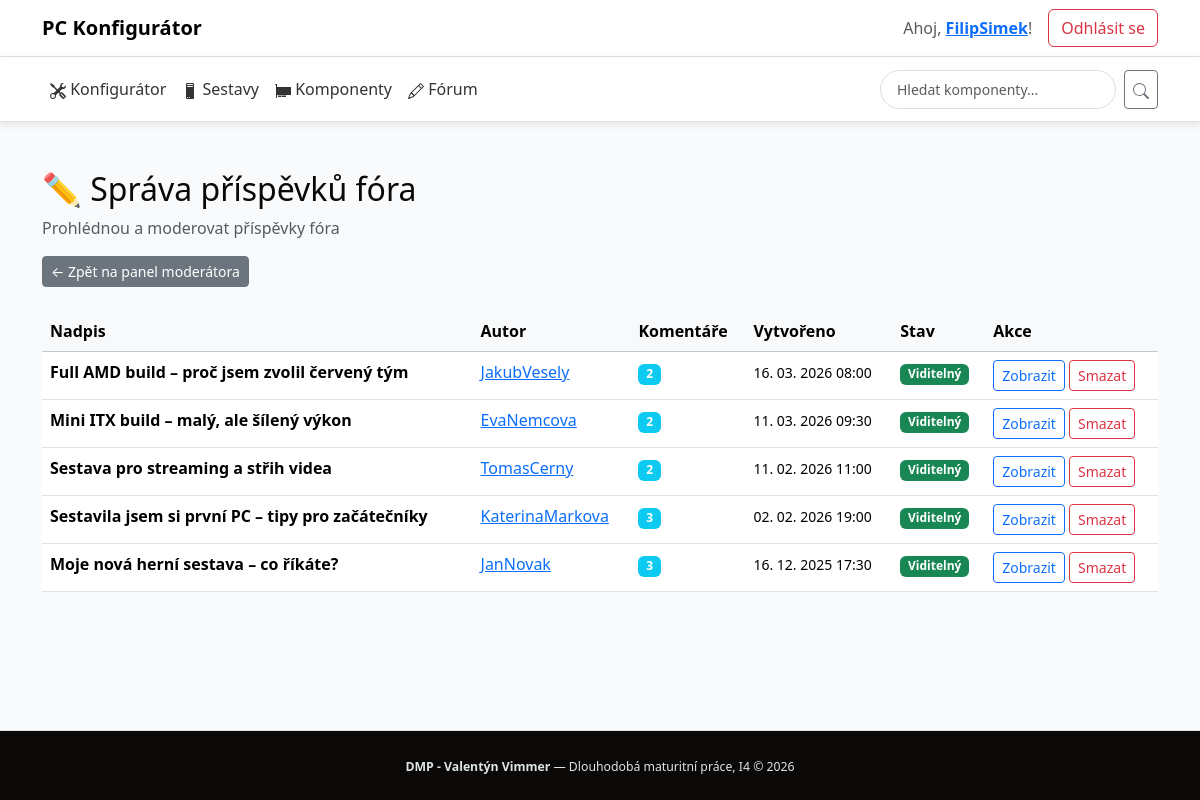
The page /public/moderator/manage_posts.php (signed in) on the database its author committed.
### tables this page shows
CREATE TABLE `forum_posts` (
  `id` int(10) UNSIGNED NOT NULL,
  `userId` int(10) UNSIGNED NOT NULL,
  `buildId` int(10) UNSIGNED DEFAULT NULL,
  `title` varchar(255) NOT NULL,
  `content` text NOT NULL,
  `isVisible` tinyint(1) DEFAULT 1,
  `createdAt` timestamp NOT NULL DEFAULT current_timestamp(),
  `updatedAt` timestamp NOT NULL DEFAULT current_timestamp() ON UPDATE current_timestamp()
);

CREATE TABLE `users` (
  `id` int(10) UNSIGNED NOT NULL,
  `username` varchar(255) NOT NULL,
  `email` varchar(255) NOT NULL,
  `email_verified` tinyint(1) NOT NULL DEFAULT 0,
  `verification_token` varchar(255) DEFAULT NULL,
  `verification_token_expires` datetime DEFAULT NULL,
  `password_reset_token` varchar(255) DEFAULT NULL,
  `password_reset_token_expires` datetime DEFAULT NULL,
  `password` varchar(255) NOT NULL,
  `subscription` tinyint(3) NOT NULL,
  `roleId` int(10) UNSIGNED NOT NULL,
  `is_banned` tinyint(1) DEFAULT 0,
  `bannedAt` timestamp NULL DEFAULT NULL,
  `banReason` text DEFAULT NULL,
  `bannedBy` int(10) UNSIGNED DEFAULT NULL,
  `createdAt` timestamp NOT NULL DEFAULT current_timestamp(),
  `updatedAt` timestamp NULL DEFAULT current_timestamp()
);

### public/moderator/manage_posts.php (the view, shortened to what this page needs)
<?php
require_once(__DIR__ . '/../../db/connection.php');
try {
    $stmt = $pdo->prepare('
        SELECT fp.id, fp.title, fp.content, fp.buildId, fp.isVisible,
               fp.createdAt, fp.updatedAt, u.username as authorUsername, u.id as userId,
               (SELECT COUNT(*) FROM forum_comments WHERE postId = fp.id AND isVisible = TRUE) as commentCount
        FROM forum_posts fp
        JOIN users u ON fp.userId = u.id
        WHERE fp.isVisible = TRUE
        ORDER BY fp.createdAt DESC
        LIMIT 100
    ');
    $stmt->execute();
    $posts = $stmt->fetchAll(PDO::FETCH_ASSOC);
} catch (Exception $e) {
    error_log("Manage posts error: " . $e->getMessage());
    $posts = [];
}
?>
<!DOCTYPE html>
<html lang="cs">
<head>
    <link href="https://cdn.jsdelivr.net/npm/bootstrap@5.3.3/dist/css/bootstrap.min.css" rel="stylesheet">
    <link rel="stylesheet" href="/dmp/assets/css/style.css">
</head>
<body>
<?php include_once('../../includes/navbar.php'); ?>
<div class="container py-5">
    <div class="mb-4">
        <h2>✏️ Správa příspěvků fóra</h2>
        <p class="text-muted">Prohlédnou a moderovat příspěvky fóra</p>
        <a href="/dmp/public/moderator/index.php" class="btn btn-secondary btn-sm">← Zpět na panel moderátora</a>
    </div>
    <?php if (empty($posts)): ?>
        <div class="alert alert-info">
            Žádné příspěvky nenalezeny.
        </div>
    <?php else: ?>
        <div class="table-responsive">
            <table class="table table-hover">
                <thead class="table-light">
                    <tr>
                        <th>Nadpis</th>
                        <th>Autor</th>
                        <th>Komentáře</th>
                        <th>Vytvořeno</th>
                        <th>Stav</th>
                        <th>Akce</th>
                    </tr>
                </thead>
                <tbody>
                    <?php foreach ($posts as $post): ?>
                    <tr>
                        <td>
                            <strong><?= htmlspecialchars(mb_substr($post['title'], 0, 50, 'UTF-8')) ?></strong>
                        </td>
                        <td>
                            <a href="/dmp/public/profile.php?id=<?= $post['userId'] ?>">
                                <?= htmlspecialchars($post['authorUsername']) ?>
                            </a>
                        </td>
                        <td>
                            <span class="badge bg-info"><?= $post['commentCount'] ?></span>
                        </td>
                        <td>
                            <small><?= date('d. m. Y H:i', strtotime($post['createdAt'])) ?></small>
                        </td>
                        <td>
                            <?php if ($post['isVisible']): ?>
                                <span class="badge bg-success">Viditelný</span>
                            <?php else: ?>
                                <span class="badge bg-danger">Skrytý</span>
                            <?php endif; ?>
                        </td>
                        <td>
                            <a href="/dmp/public/forum_post.php?id=<?= $post['id'] ?>"
                               class="btn btn-sm btn-outline-primary">Zobrazit</a>
                            <button class="btn btn-sm btn-outline-danger"
                                    onclick="deletePost(<?= $post['id'] ?>)">Smazat</button>
                        </td>
                    </tr>
                    <?php endforeach; ?>
                </tbody>
            </table>
        </div>
    <?php endif; ?>
</div>
<?php include_once('../../includes/footer.php'); ?>
</body>
</html>

### assets/css/style.css (style rules this page uses)
body { background-color: #f9fafb; color: #0A0908; font-family: system-ui, -apple-system, BlinkMacSystemFont, "Segoe UI", sans-serif; display: flex; flex-direction: column; }
html { height: 100%; }
body { min-height: 100vh; }
body > *:not(footer) { flex: 0 0 auto; }

### rows shown on the page
forum_posts: title "Full AMD build – proč jsem zvolil červený tým", userId.username "JakubVesely", commentCount "2", createdAt "16. 03. 2026 08:00", isVisible "Viditelný"
forum_posts: title "Mini ITX build – malý, ale šílený výkon", userId.username "EvaNemcova", commentCount "2", createdAt "11. 03. 2026 09:30", isVisible "Viditelný"
forum_posts: title "Sestava pro streaming a střih videa", userId.username "TomasCerny", commentCount "2", createdAt "11. 02. 2026 11:00", isVisible "Viditelný"
forum_posts: title "Sestavila jsem si první PC – tipy pro začátečníky", userId.username "KaterinaMarkova", commentCount "3", createdAt "02. 02. 2026 19:00", isVisible "Viditelný"
forum_posts: title "Moje nová herní sestava – co říkáte?", userId.username "JanNovak", commentCount "3", createdAt "16. 12. 2025 17:30", isVisible "Viditelný"

### other values the page prints
$username "FilipSimek"
